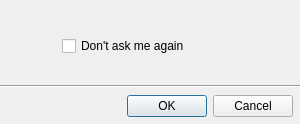
<ui version="4.0" >
 <class>ConfirmDialog</class>
 <widget class="QDialog" name="ConfirmDialog" >
  <property name="geometry" >
   <rect>
    <x>0</x>
    <y>0</y>
    <width>300</width>
    <height>124</height>
   </rect>
  </property>
  <property name="windowTitle" >
   <string>Confirm</string>
  </property>
  <property name="autoFillBackground" >
   <bool>true</bool>
  </property>
  <property name="modal" >
   <bool>true</bool>
  </property>
  <layout class="QVBoxLayout" >
   <property name="spacing" >
    <number>0</number>
   </property>
   <property name="margin" >
    <number>0</number>
   </property>
   <item>
    <layout class="QGridLayout" >
     <property name="margin" >
      <number>16</number>
     </property>
     <property name="spacing" >
      <number>6</number>
     </property>
     <item row="1" column="2" >
      <widget class="QCheckBox" name="dontAskCheck" >
       <property name="text" >
        <string>Don't ask me again</string>
       </property>
       <property name="checked" >
        <bool>false</bool>
       </property>
      </widget>
     </item>
     <item row="0" column="0" >
      <widget class="QLabel" name="iconLabel" >
       <property name="minimumSize" >
        <size>
         <width>0</width>
         <height>0</height>
        </size>
       </property>
       <property name="maximumSize" >
        <size>
         <width>32</width>
         <height>16777215</height>
        </size>
       </property>
       <property name="text" >
        <string/>
       </property>
       <property name="alignment" >
        <set>Qt::AlignLeading|Qt::AlignLeft|Qt::AlignTop</set>
       </property>
      </widget>
     </item>
     <item row="0" column="2" >
      <widget class="QLabel" name="messageLabel" >
       <property name="text" >
        <string/>
       </property>
       <property name="alignment" >
        <set>Qt::AlignLeading|Qt::AlignLeft|Qt::AlignTop</set>
       </property>
       <property name="wordWrap" >
        <bool>true</bool>
       </property>
      </widget>
     </item>
     <item row="0" column="1" >
      <spacer>
       <property name="orientation" >
        <enum>Qt::Horizontal</enum>
       </property>
       <property name="sizeType" >
        <enum>QSizePolicy::Fixed</enum>
       </property>
       <property name="sizeHint" stdset="0" >
        <size>
         <width>8</width>
         <height>8</height>
        </size>
       </property>
      </spacer>
     </item>
    </layout>
   </item>
   <item>
    <spacer>
     <property name="orientation" >
      <enum>Qt::Vertical</enum>
     </property>
     <property name="sizeType" >
      <enum>QSizePolicy::Expanding</enum>
     </property>
     <property name="sizeHint" stdset="0" >
      <size>
       <width>300</width>
       <height>0</height>
      </size>
     </property>
    </spacer>
   </item>
   <item>
    <widget class="Line" name="line" >
     <property name="orientation" >
      <enum>Qt::Horizontal</enum>
     </property>
    </widget>
   </item>
   <item>
    <layout class="QHBoxLayout" >
     <property name="spacing" >
      <number>0</number>
     </property>
     <property name="margin" >
      <number>7</number>
     </property>
     <item>
      <spacer>
       <property name="orientation" >
        <enum>Qt::Horizontal</enum>
       </property>
       <property name="sizeHint" stdset="0" >
        <size>
         <width>40</width>
         <height>20</height>
        </size>
       </property>
      </spacer>
     </item>
     <item>
      <widget class="QDialogButtonBox" name="buttonBox" >
       <property name="standardButtons" >
        <set>QDialogButtonBox::Cancel|QDialogButtonBox::Ok</set>
       </property>
      </widget>
     </item>
    </layout>
   </item>
  </layout>
 </widget>
 <resources/>
 <connections/>
</ui>
